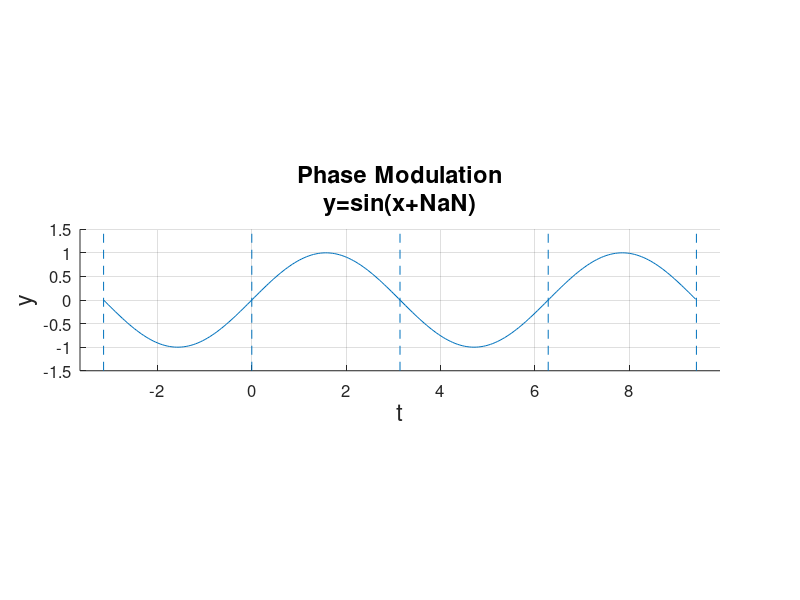

Source code (MATLAB):
%class 05.02.
%Harmonic Oscillation

%dialog bos asking user for Phase
fiinput = inputdlg ('Type in Phase (number)','Oscillation');         %getting user imput for phse
fi=str2double(fiinput);                                                   %phse converted from user input

%-----------preparing window----------------------------
figure('units','norm','position',[.1 .1 .8 .7],'color',[.9 .9 .9],...
       'name', "Harmonic Oscillation Phase");                       %Creating Window
a = axes('position',[.1 .1 .8 .8],'color',[1 1 1],'fontsize',[12]);     %Creating Axis
txt= [ "Phase Modulation\ny=sin(x+" num2str(fi) ")"];                          %preparing frequency string
a : title (txt,'fontsize',[17]); %titleing diagram
a : ylabel ("y",'fontsize',[17]);   %labeling y axis
a : xlabel ("t",'fontsize',[17]);   %labeling x axis
grid on;                            %turing on the grid in coordinate system
drawnow;

%---------------changeable variables---------------------
A=1;                            %Amplitude
w=1;                            %frequency
%fi=0;                           %initial phase
i=.05;                          %interval of loop
nplus=1.5;                      %number of oscillations in positive x direction
nneg=.5;                        %number of oscillations in negative x direction

%----------calculating limits of coodinate system--------
lxp=nplus*2*pi;                   %x-limit positive
lxn=-nneg*2*pi;                   %x-limit negative
lyp=A+.5;                         %y-limit positive
lyn=-A-.5;                        %y-limit negative
axis('equal',[lxn-.5 lxp+.5 lyn lyp]) %preparing coordinate system limits
drawnow;                          %drawing the prepared system

%---------------initializing variables-------------------
t=0;                              %time (==x)
y=0;                              %y, the elongation                         
t1=lxn;                           %additional t variable
y1=0;                             %additional y variable                
n=0;

%-------------creating ball for function-----------------
h_Ball=line(lxn,0,'marker','o','markersize',[10],'color',[1 0 0],'markerfacecolor',[1 0 0]); %creating the ball
drawnow;                                                                                     %drawing the ball initially

%--------drawing the lines indicating pi and 2*pi--------
for limit=lxn:pi:lxp;
  
  line([limit limit],[lyn lyp],'linewidth', [.7],'linestyle','--');
  
endfor;

%-----------------fuction--------------------------------
y1=A*sin(w*lxn+fi);                       %creating first point used to draw trail
yf1=sin(t);
for t=lxn:i:lxp                 %loop to draw the function
    yf=sin(t);            %function
    y=A*sin(w*t+fi);            %function
    set(h_Ball,'xdata',t,'ydata',y); %drawing ball at point specified by function
    line([t1 t],[y1 y],'linewidth',[2],'linestyle','--') %drawing trail of the ball
    line([t1 t],[yf1 yf],'linewidth',[.5]) %drawing trail of the ball
    drawnow;                    %drawing trail of function
    t1=t;                       %saving old variables for next turn to draw trail
    y1=y;                       %saving old variables for next turn to draw trail
    yf1=yf;      
endfor
